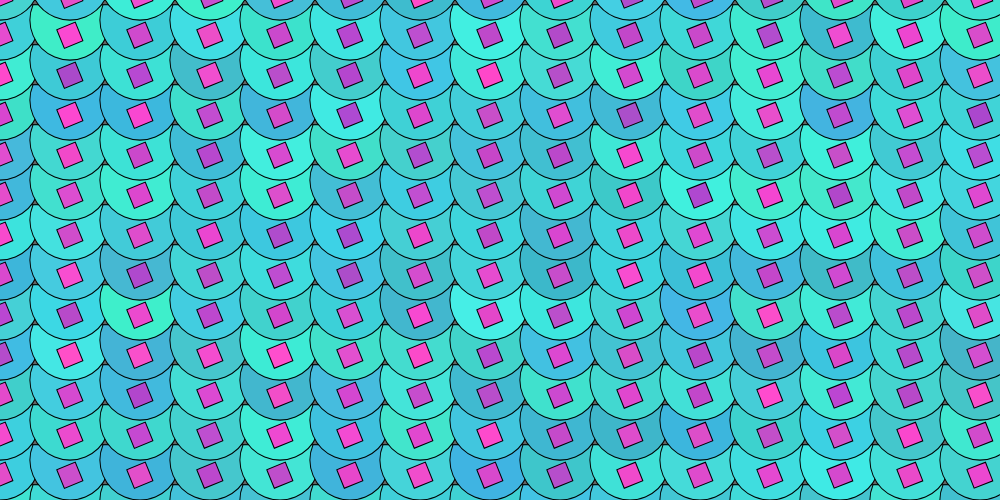
Frame 1 (no input)
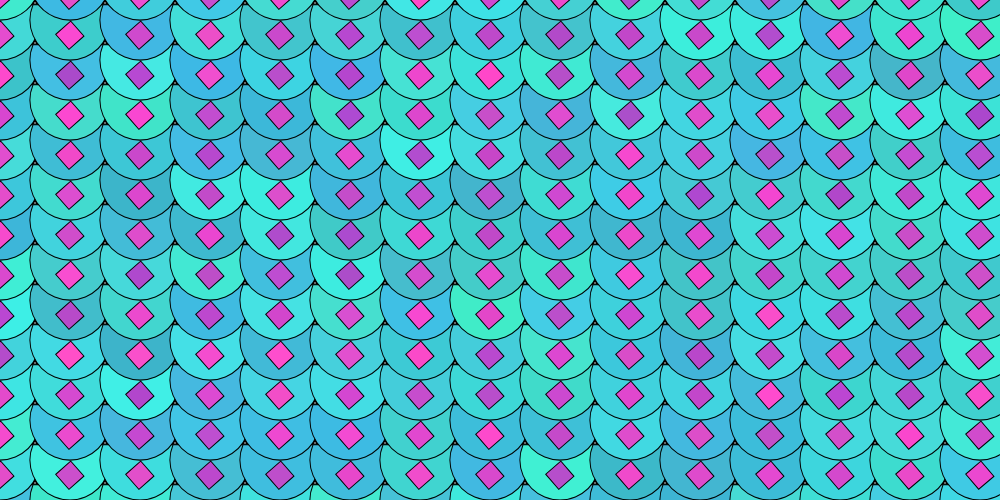
Frame 60 (no input)
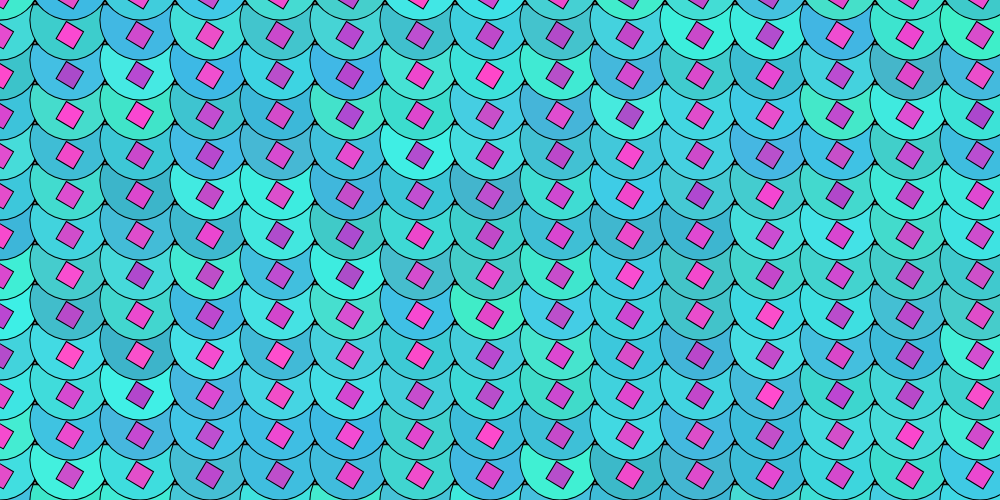
Frame 120 (the mouse pressed at the canvas centre since frame 60)

The p5.js sketch that drew these frames (run headless with seeded random() and noise() and a simulated clock; from frame 60 on, the mouse is pressed at the canvas centre):

// p5.js sketch
// ── sketch.js
var shapes = [];
var numOfSquaresAcross = 20;
var sizeOfSquare;
var doingAnimation = true;



function setup() {
	createCanvas(1000, 500);
	sizeOfSquare = width / numOfSquaresAcross;
	background(100);
	for (var x = 0; x < width+10; x += 70){
    for (var y = height; y > -40; y -= 40){
      shapes.push(new Shape(x,y))
    }
  }	
  
  
}



var rot_val  = 0;
function draw() {
 for(var i=0; i< shapes.length; i++){
    
    shapes[i].render();
    shapes[i].changeColor();
	}
	
	
}

class Shape{
  constructor(x,y){
    this.x = x;
    this.y = y;
	
    
    this.tile_color_start = color(random(60,70),random(180, 240),random(200, 230))
    this.tile_color_end = color(random(60,70),random(180, 240),random(200, 230))
    this.val = 0;
    
    this.r=random(170, 255);
		this.g = random(70, 80);
    this.b = random(200, 210);
  }

  render() {
		push()
		var col_lerp = lerpColor(this.tile_color_start,this.tile_color_end,cos(this.val))
    translate(this.x, this.y);
		rotate(5.89);
    ellipseMode(CENTER);
    fill(col_lerp);
		arc(0, 0, 80, 80, 0, PI + QUARTER_PI, CHORD);
    
    push();
    rectMode(CENTER);
		translate(-6, 14)
    fill(192,192,192);
    if (doingAnimation == true){
      rotate(rot_val);
      rot_val+=0.0001;
      
    }
    else{rotate(rot_val)}
		fill(this.r, this.g, this.b);
		rect(0, 0, 20, 20);
    
   
    
    
    pop();
		pop()
    
  }

  changeColor(){
    this.val+=.08;
  }
	
}
